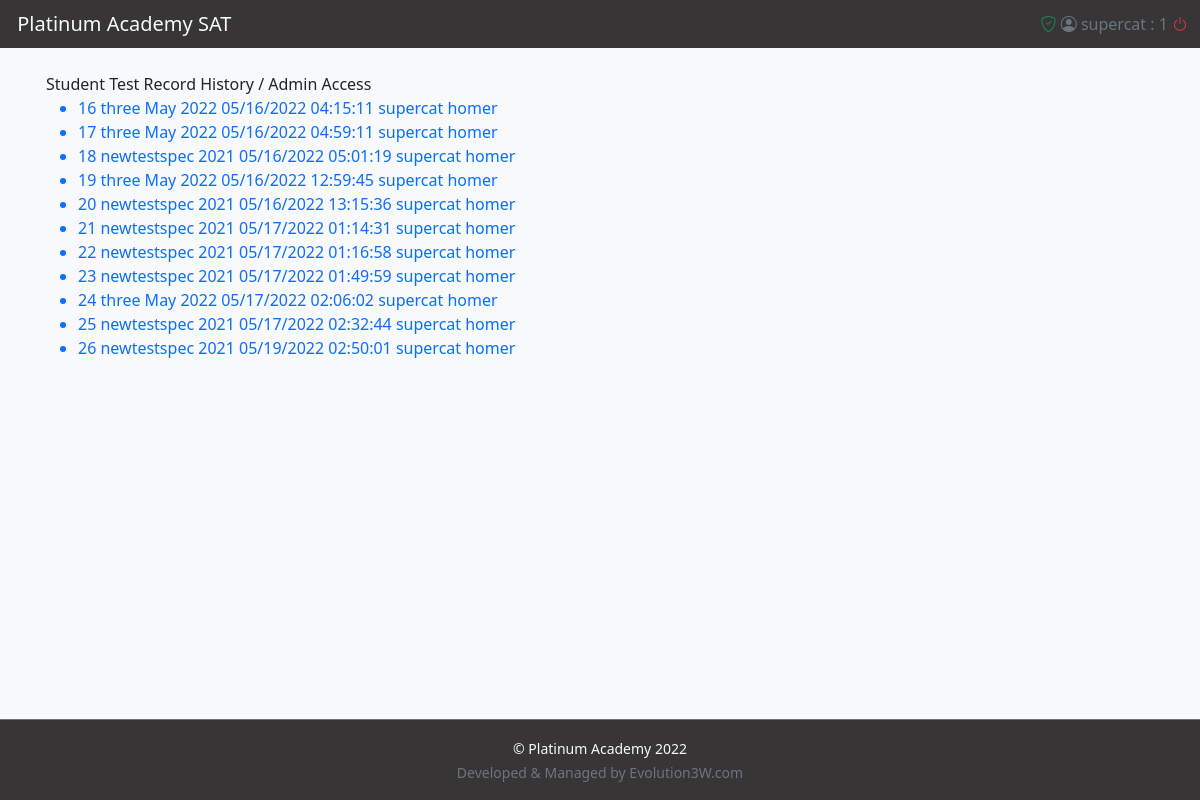
Before: /history (signed in) with the older database file.
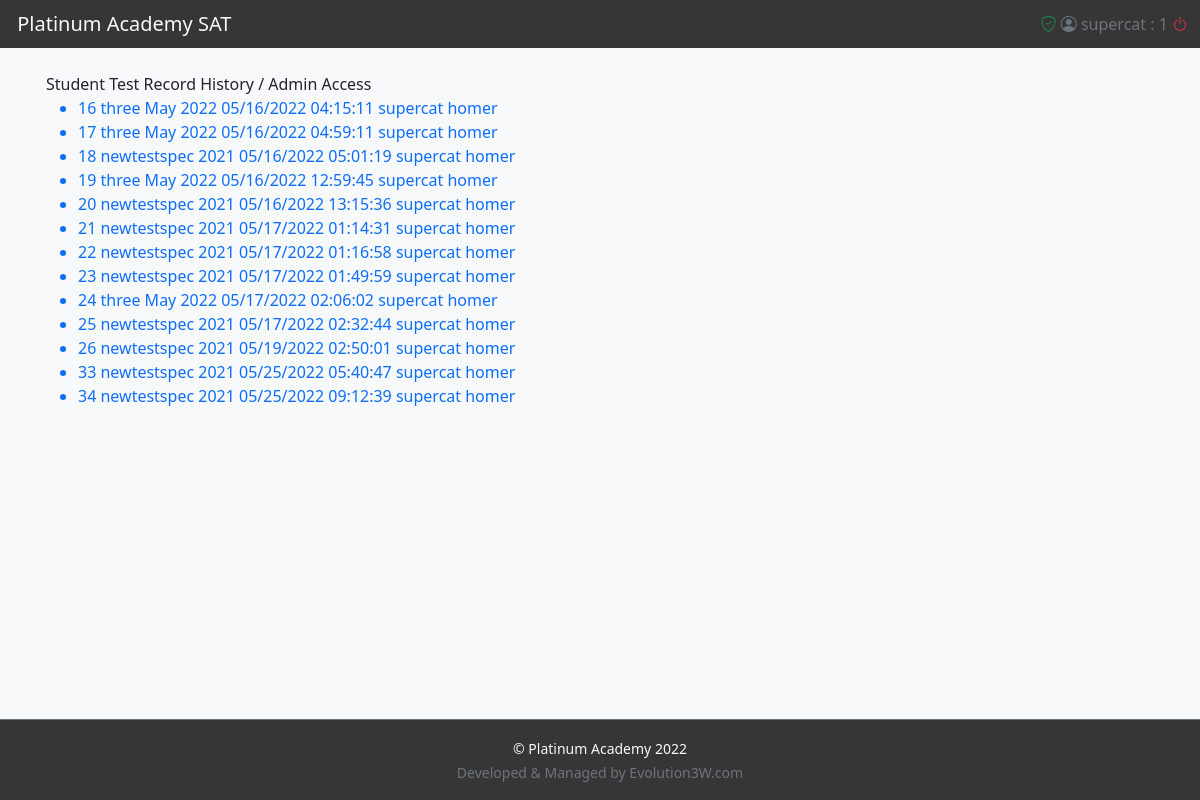
After: the same page with the newer database file.
### cbtsystem/models.py (models this page shows)
class testRecord(models.Model):
    studentUsername = models.CharField(null=True, blank=False, max_length=200)
    studentName = models.CharField(null=True, blank=False, max_length=200)
    testName = models.CharField(max_length=200, null=True, blank=True)
    testId = models.CharField(max_length=100, null=True, blank=True)
    date_finished = models.DateTimeField(auto_now_add=True)
    studentAnswersReading = JSONField(null=True, default={})
    studentAnswersWriting = JSONField(null=True, default={})
    numberInCorrectR = models.CharField(max_length=10, null=True, default='0')
    numberInCorrectW = models.CharField(max_length=10, null=True, default='0')
    scoreReading = models.CharField(max_length=3, null=True, default='200')
    scoreWriting = models.CharField(max_length=3, null=True, default='200')
    jsonWrongQtypeR = JSONField(null=True, default={})
    jsonWrongQtypeW = JSONField(null=True, default={})
    def __str__(self):
        return '{0} {1} {2} {3} {4}'.format(self.id, self.testName, self.date_finished.strftime("%m/%d/%Y %H:%M:%S"),  self.studentUsername, self.studentName)

### cbtsystem/views.py (the view)
# urls.py: path('history', views.history, name='history'),
@login_required(login_url='loginpage')
def history(request):
    username = request.user.username
    record = testRecord.objects.filter(studentUsername=username)
    return render(request, 'cbtsystem/history.html', {'record': record})

### cbtsystem/templates/cbtsystem/history.html
{% extends 'cbtsystem/index.html' %}
{% block content %}
<div class="container  px-3">
    Student Test Record History / Admin Access
    <br>
    <ul>
        {% for r in record|slice:":20" %}
        <a href="{% url 'results_pk' r.id %}" style="text-decoration:none;">
            <li> {{r}}</li>
        </a>
        {% endfor %}
    </ul>
</div>
{% endblock %}

### cbtsystem/templates/cbtsystem/index.html (shortened to what this page needs)
<!DOCTYPE html>
<html lang="en">
<head>
    <link href="https://cdn.jsdelivr.net/npm/bootstrap@5.0.2/dist/css/bootstrap.min.css" rel="stylesheet"
>
    <link rel="stylesheet" href="https://cdn.jsdelivr.net/npm/bootstrap-icons@1.8.1/font/bootstrap-icons.css">
</head>
<body class="bg-light text-dark d-flex flex-column min-vh-100">
<nav class="navbar navbar-expand-lg py-1" style="background-color: rgba(55,53,53,255); ">
    <div class="container-fluid">
        <a class="navbar-brand text-light" href="{% url 'index' %}">
            Platinum Academy SAT
        </a>
        <div class="text-secondary text-end mb-0 mt-0" id="userInfo">
            {% if request.user.is_superuser %}<a href="http://127.0.0.1:8000/admin"><i
                class="bi bi-shield-check text-success"></i></a>{% else %} * {% endif %}
            <i class="bi bi-person-circle"></i> {{request.user}} : {{request.user.id}}
            <a href="{% url 'logoutpage' %}"><i class="bi bi-power text-danger"></i></a></div>
    </div>
</nav>
<br>
{% block content %}{% endblock %}
<footer class="footer mt-auto py-3 border-top border-secondary" style="background-color: rgba(55,53,53,255);">
    <div class="container text-center"><small>
    <span> <a href="http://www.platinumacademy.co.kr" class="text-light text-decoration-none">&copy; Platinum Academy 2022</a>
    </span></small>
    </div>
    <div class="container text-center"><small>
    <span> <a href="https://www.evolution3w.com" class="text-muted text-decoration-none">Developed & Managed by Evolution3W.com</a>
    </span></small>
    </div>
</footer>
</body>
</html>

### cbtsystem/templates/cbtsystem/index.html (style rules this page uses)
#userInfo { display:none; }
@media (min-width:438px) { #userInfo { display:block; } }

Changed rows visible on the page:
added testRecord: id+testName+date_finished "33 newtestspec 2021 05/25/2022 05:40:47 supercat homer"
added testRecord: id+testName+date_finished "34 newtestspec 2021 05/25/2022 09:12:39 supercat homer"
